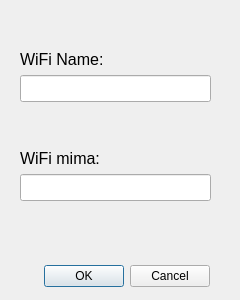
<?xml version="1.0" encoding="UTF-8"?>
<ui version="4.0">
 <class>Mima</class>
 <widget class="QDialog" name="Mima">
  <property name="geometry">
   <rect>
    <x>0</x>
    <y>0</y>
    <width>240</width>
    <height>300</height>
   </rect>
  </property>
  <property name="windowTitle">
   <string>Dialog</string>
  </property>
  <widget class="QDialogButtonBox" name="buttonBox">
   <property name="geometry">
    <rect>
     <x>10</x>
     <y>260</y>
     <width>200</width>
     <height>32</height>
    </rect>
   </property>
   <property name="orientation">
    <enum>Qt::Horizontal</enum>
   </property>
   <property name="standardButtons">
    <set>QDialogButtonBox::Cancel|QDialogButtonBox::Ok</set>
   </property>
  </widget>
  <widget class="QWidget" name="">
   <property name="geometry">
    <rect>
     <x>20</x>
     <y>50</y>
     <width>191</width>
     <height>151</height>
    </rect>
   </property>
   <layout class="QVBoxLayout" name="verticalLayout_3">
    <item>
     <layout class="QVBoxLayout" name="verticalLayout">
      <item>
       <widget class="QLabel" name="label">
        <property name="font">
         <font>
          <pointsize>12</pointsize>
         </font>
        </property>
        <property name="text">
         <string>WiFi Name:</string>
        </property>
       </widget>
      </item>
      <item>
       <widget class="QLineEdit" name="lineEdit">
        <property name="font">
         <font>
          <pointsize>12</pointsize>
         </font>
        </property>
       </widget>
      </item>
     </layout>
    </item>
    <item>
     <spacer name="verticalSpacer">
      <property name="orientation">
       <enum>Qt::Vertical</enum>
      </property>
      <property name="sizeHint" stdset="0">
       <size>
        <width>20</width>
        <height>30</height>
       </size>
      </property>
     </spacer>
    </item>
    <item>
     <layout class="QVBoxLayout" name="verticalLayout_2">
      <item>
       <widget class="QLabel" name="label_2">
        <property name="font">
         <font>
          <pointsize>12</pointsize>
         </font>
        </property>
        <property name="text">
         <string>WiFi mima:</string>
        </property>
       </widget>
      </item>
      <item>
       <widget class="QLineEdit" name="lineEdit_2">
        <property name="font">
         <font>
          <pointsize>12</pointsize>
         </font>
        </property>
       </widget>
      </item>
     </layout>
    </item>
   </layout>
  </widget>
 </widget>
 <resources/>
 <connections>
  <connection>
   <sender>buttonBox</sender>
   <signal>accepted()</signal>
   <receiver>Mima</receiver>
   <slot>accept()</slot>
   <hints>
    <hint type="sourcelabel">
     <x>248</x>
     <y>254</y>
    </hint>
    <hint type="destinationlabel">
     <x>157</x>
     <y>274</y>
    </hint>
   </hints>
  </connection>
  <connection>
   <sender>buttonBox</sender>
   <signal>rejected()</signal>
   <receiver>Mima</receiver>
   <slot>reject()</slot>
   <hints>
    <hint type="sourcelabel">
     <x>316</x>
     <y>260</y>
    </hint>
    <hint type="destinationlabel">
     <x>286</x>
     <y>274</y>
    </hint>
   </hints>
  </connection>
 </connections>
</ui>
